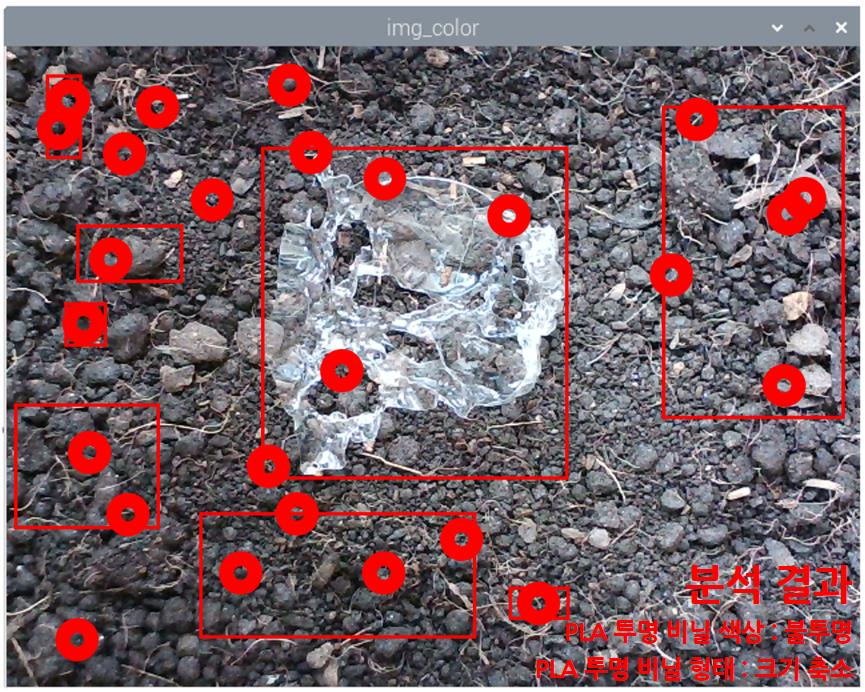
#> input picture 데이터 분석/6 (4).png, 865 x 692 px
$ python Polygon_discrimination.py
#> lines starting #> are read from the running program, lines starting #| are printed output that depends on the picture; after the words box and inside, x2 and y2 are one past the last pixel; in counts of white or black regions, pixels touching at a corner belong together
import cv2
import math

# 사각형을 그리는 함수
def setLabel(img, pts, label):
    # 사각형 좌표 받아오기
    (x, y, w, h) = cv2.boundingRect(pts)
    pt1 = (x, y)
    pt2 = (x + w, y + h)
    cv2.rectangle(img, pt1, pt2, (0, 0, 255), 1)
    cv2.putText(img, label, pt1, cv2.FONT_HERSHEY_PLAIN, 1, (0, 0, 255))

def main():
    img = cv2.imread('6 (4).png', cv2.IMREAD_COLOR)
#> img is the input picture: shape (692, 865, 3); mean B, G, R 105.3, 99.4, 122.6

    if img is None:
        print('Image load failed!')
        return

    # 그레이스케일 영상으로 변환
    gray = cv2.cvtColor(img, cv2.COLOR_BGR2GRAY)
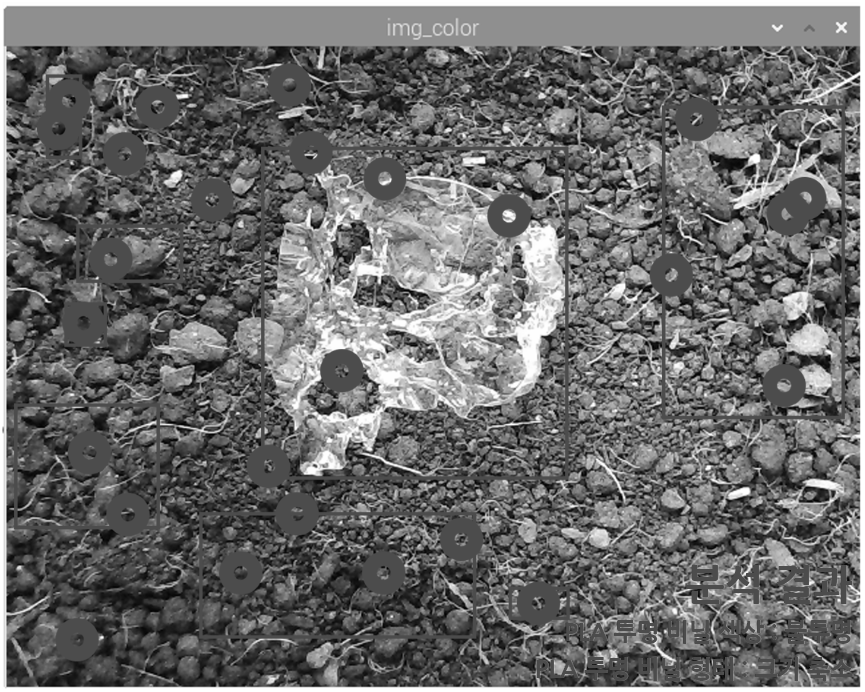
#> gray: shape (692, 865); min 0, max 255, mean 107

    # 이진화, INV 이유는 배경이 흰색, 객체가 어두운 영상이므로
    _, img_bin = cv2.threshold(gray, 0, 255, cv2.THRESH_BINARY_INV | cv2.THRESH_OTSU)
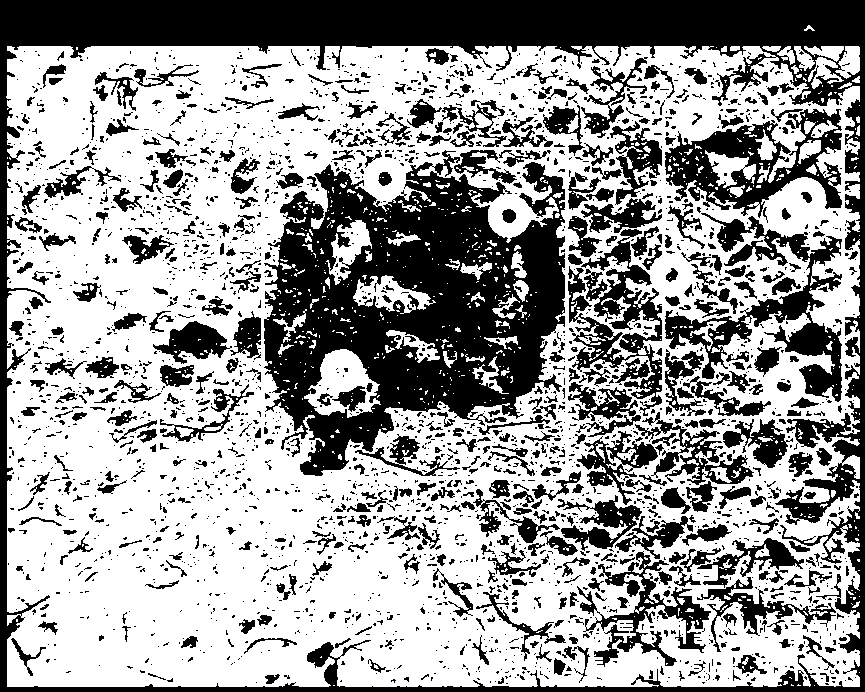
#> img_bin: shape (692, 865); 61.4% white; 2797 black regions (2219 under 20 px)

    # 외곽선 검출, EXTERNAL로 바깥 외곽선만 도출
    contours, _ = cv2.findContours(img_bin, cv2.RETR_EXTERNAL, cv2.CHAIN_APPROX_NONE)
#> contours = 111 contours, 97 with area under 20; largest, box (x1, y1, x2, y2) and area: (6, 46, 860, 687) 528202, (835, 46, 860, 79) 479, (808, 57, 844, 89) 384, (804, 46, 844, 62) 305, (794, 46, 815, 71) 234

    # 외곽선 좌표 받아오기
    for pts in contours:
        if cv2.contourArea(pts) < 400: # 노이즈 제거, 너무 작으면 무시
            continue

        # 근사화
        approx = cv2.approxPolyDP(pts, cv2.arcLength(pts, True)*0.02, True)

        # 근사화 결과 점 갯수
        vtc = len(approx)

        # 3이면 삼각형
        if vtc == 3:
            setLabel(img, pts, 'TRI')
        # 4면 사각형
        elif vtc == 4:
            setLabel(img, pts, 'RECT')
        else:
            length = cv2.arcLength(pts, True)
            area = cv2.contourArea(pts)
            ratio = 4. * math.pi * area / (length * length)

            if ratio > 0.85:
                setLabel(img, pts, 'CIR')
#> this loop made 111 passes
#> (vtc, length, area, ratio) on pass 103: (12, 122.9, 479, 0.398)
#> pts on passes 1, 2, 6, 7, 8, 10: [[814, 685]], [[333, 685], [334, 685]], [[789, 677], [790, 677], [791, 678], [790, 677]], [[859, 672]], [[321, 656], [320, 657], [321, 657]], [[851, 603], [852, 604]]
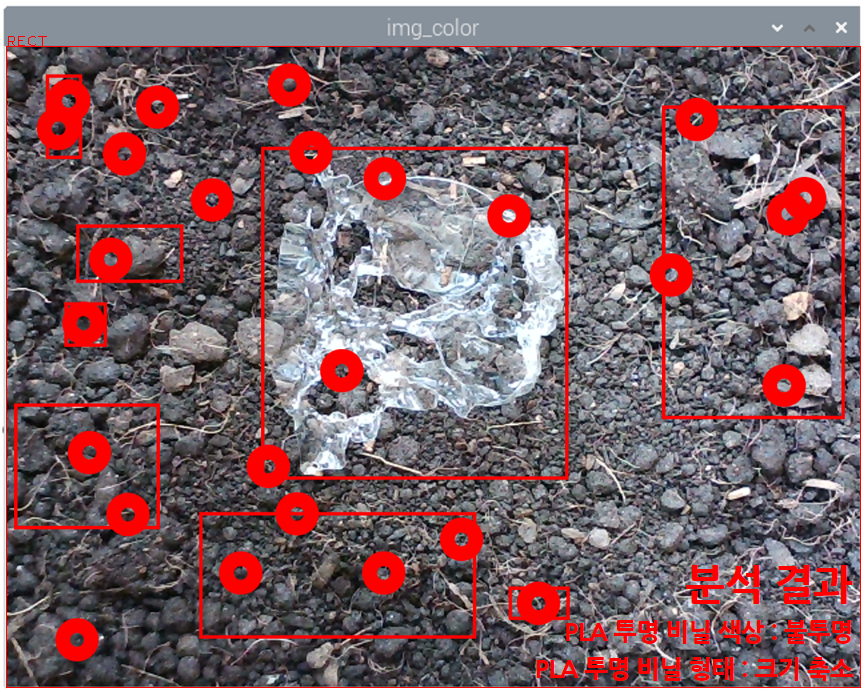
#> img: shape (692, 865, 3); 0.51% of pixels changed, all inside (x1, y1, x2, y2) = (6, 36, 861, 688)

    cv2.imshow('img', img)
    cv2.waitKey()
    cv2.destroyAllWindows()

if __name__ == '__main__':
    main()

#참고자료:https://deep-learning-study.tistory.com/232
